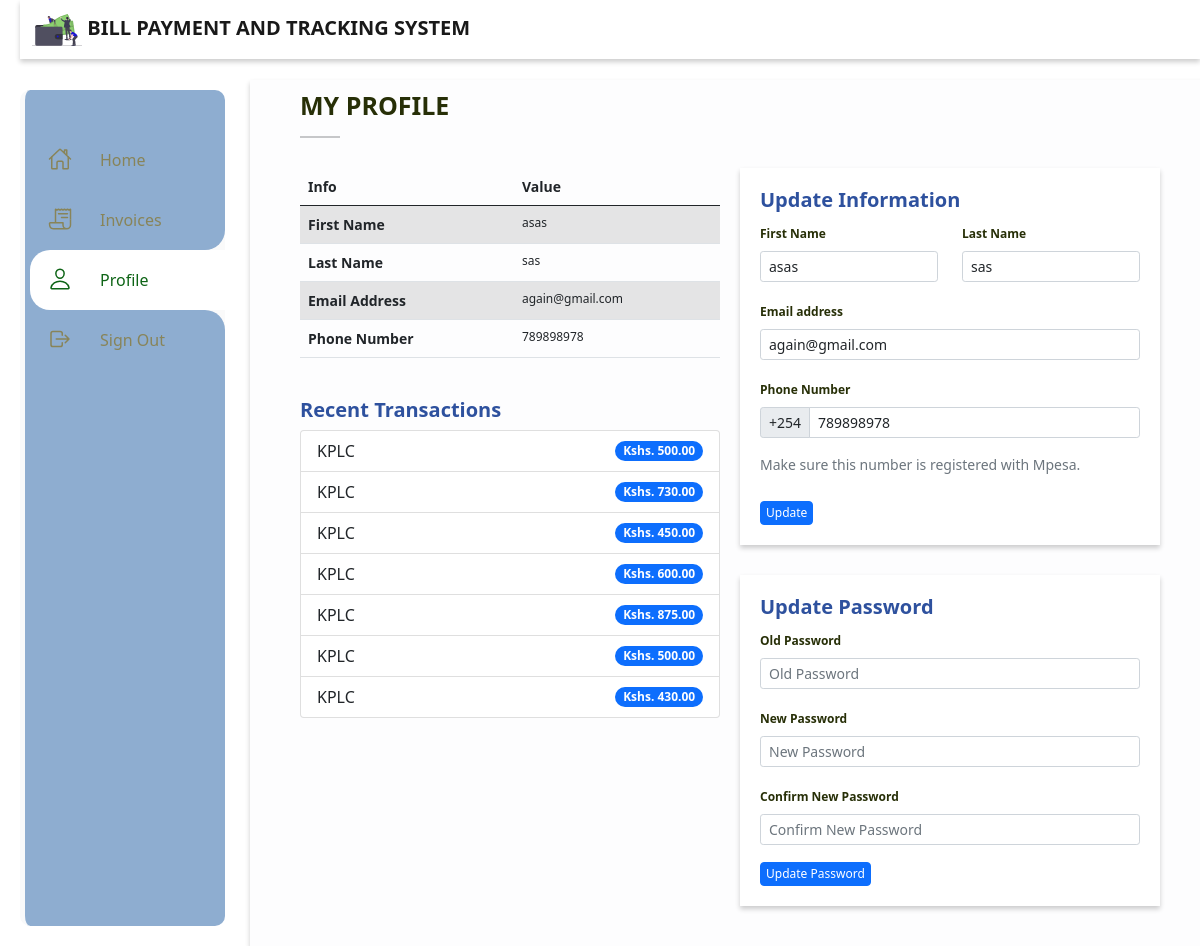
The app's page /profile/ (signed in), older data.
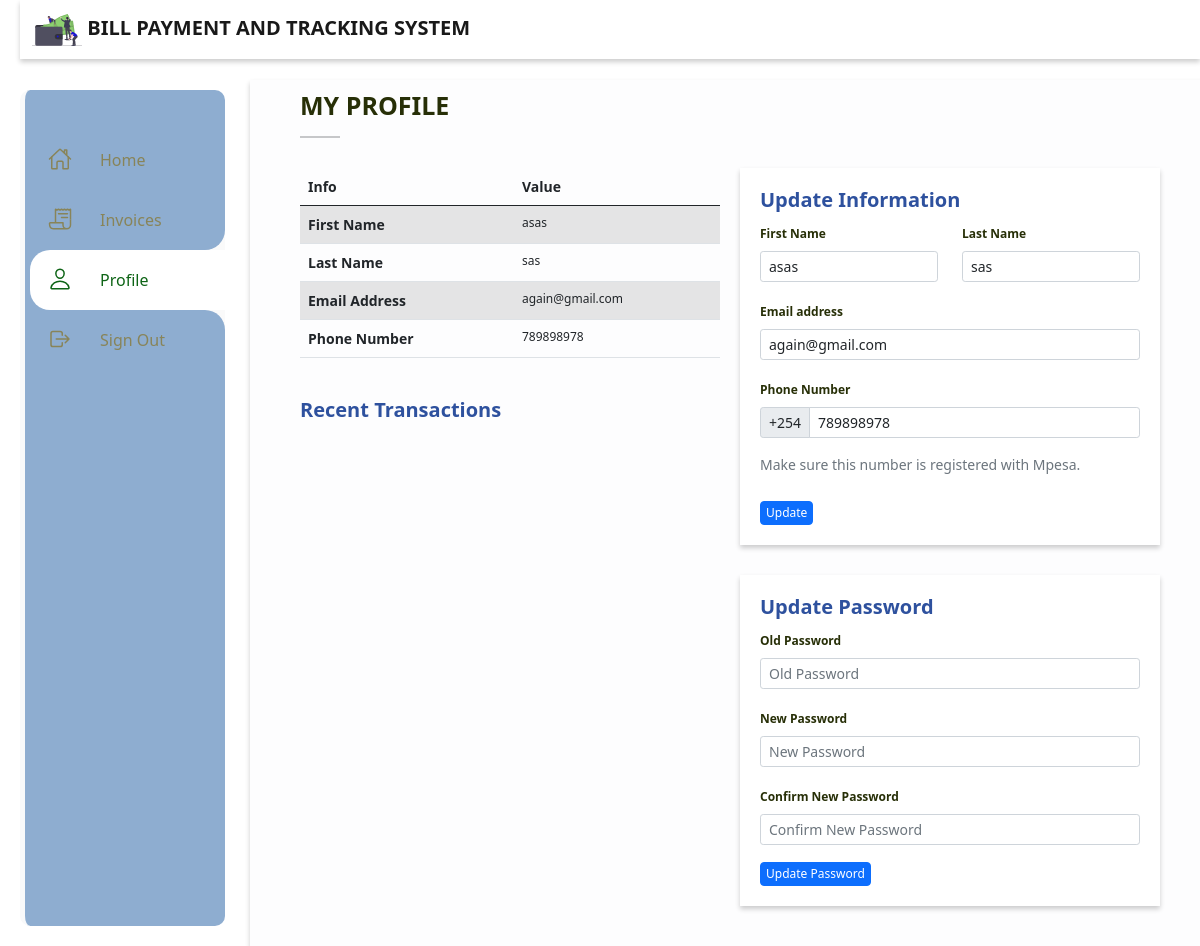
The same page, newer data.
### mpesa_api/models.py (models this page shows, shortened)
class BaseModel(models.Model):
	created_at = models.DateTimeField()
	updated_at = models.DateTimeField(auto_now=True)
	class Meta:
		abstract = True

class MpesaPayment(BaseModel):
	my_subscription = models.ForeignKey(MySubscription, on_delete=models.CASCADE, blank=True, null=True)
	amount = models.DecimalField(max_digits=10, decimal_places=2)

### main/models.py (models this page shows, shortened)
class BaseModel(models.Model):
    created_date = models.DateTimeField(auto_now_add=True)
    modified_date = models.DateTimeField(auto_now=True)
    class Meta:
        abstract = True

class MySubscription(BaseModel):
	user 			= models.ForeignKey(User, on_delete=models.CASCADE)
	subscription 	= models.ForeignKey(Subscription, on_delete=models.CASCADE)
	account_no 		= models.CharField(max_length=100)

class Subscription(models.Model):
	name 	= models.CharField(max_length=50)
	pic 	= models.ImageField(upload_to="./subscriptions")
	paybill	= models.CharField(max_length=50, null=True)

### main/views.py (the view)
# urls.py: path('profile/', profile, name="profile"),
@login_required
def profile(request):
	if request.user.is_superuser == True:
		return redirect("admin:index")
	template_name = "profile.html"
	trans = MpesaPayment.objects.filter(my_subscription__user=request.user).order_by("-pk")
	context = {
		"nbar":"profile",
		"user": request.user,
		"trans":trans,
	}
	return render(request, template_name, context)

### main/templates/profile.html (shortened to what the changed rows need)
{% extends "base.html" %}
{% load static %}
{% block custom_css %}
	<link rel="stylesheet" type="text/css" href="{% static 'css/profile.css' %}">
{% endblock %}
{% block content %}
	<div class="profile-main">
		<div class="info-section">
			<div class="table">
				<table class="table table-striped">
				  <thead>
				    <tr>
				    	<th scope="col">Info</th>
				      <th scope="col">Value</th>
				    </tr>
				  </thead>
				  <tbody>
				    <tr>
				      <th scope="row">First Name</th>
				    </tr>
				    <tr>
				      <th scope="row">Last Name</th>
				    </tr>
				    <tr>
				      <th scope="row">Email Address</th>
				    </tr>
				    <tr>
				      <th scope="row">Phone Number</th>
				    </tr>
				  </tbody>
				</table>
			</div>
			<div class="recent-transactions">
				<br>
				<ul class="list-group">
					{% for tran in trans %}
				  <li class="list-group-item d-flex justify-content-between align-items-center">
				    {{tran.my_subscription.subscription.name}}
				    <span class="badge bg-primary rounded-pill">Kshs. {{tran.amount}}</span>
				  </li>
				  {% endfor %}
				</ul>
			</div>
		</div>
	</div>
{% endblock %}

Row changes from the older to the newer data that the page shows:
removed MpesaPayment: my_subscription.subscription.name "KPLC", amount "500.00"
removed MpesaPayment: my_subscription.subscription.name "KPLC", amount "730.00"
removed MpesaPayment: my_subscription.subscription.name "KPLC", amount "450.00"
removed MpesaPayment: my_subscription.subscription.name "KPLC", amount "600.00"
removed MpesaPayment: my_subscription.subscription.name "KPLC", amount "875.00"
removed MpesaPayment: my_subscription.subscription.name "KPLC", amount "500.00"
removed MpesaPayment: my_subscription.subscription.name "KPLC", amount "430.00"
